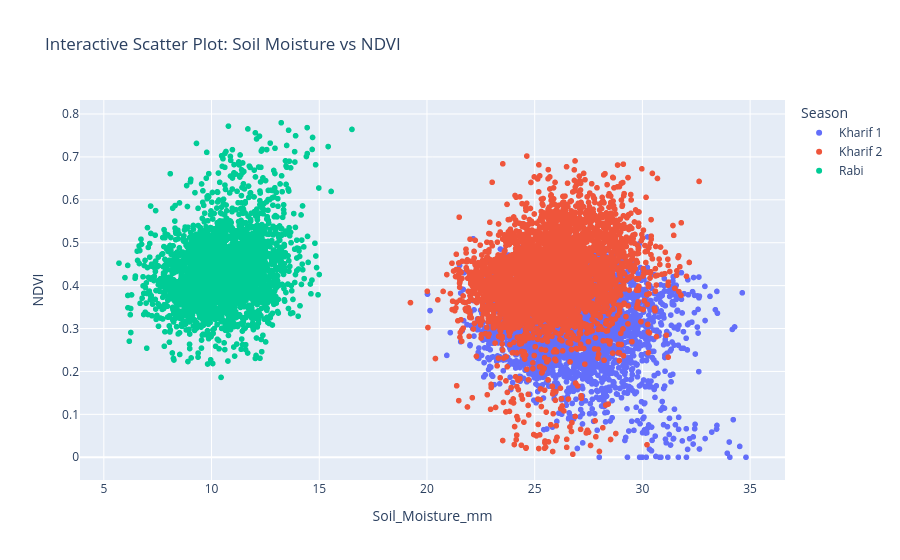

The notebook cell this image was saved under:
### Markdown cell above
Biểu đồ cho thấy mối quan hệ âm giữa độ mặn và NDVI vẫn xuất hiện ở từng mùa vụ. Khi Average Salinity Index tăng, NDVI có xu hướng giảm. Nhóm Kharif 1 tập trung nhiều ở vùng độ mặn cao và NDVI thấp hơn, trong khi Rabi và Kharif 2 thường có độ mặn thấp hơn và NDVI cao hơn. Điều này cho thấy độ mặn cao có thể là một nguyên nhân làm giảm sức khỏe cây trồng, đặc biệt trong mùa Kharif 1.

### Code cell
fig = px.scatter(
    df,
    x="Soil_Moisture_mm",
    y=target,
    color="Season",
    hover_data=["Crop_Name", "District", "Rainfall", "Heat_Stress_Days"],
    title="Interactive Scatter Plot: Soil Moisture vs NDVI"
)

fig.update_layout(
    xaxis_title="Soil_Moisture_mm",
    yaxis_title="NDVI",
    legend_title="Season"
)

fig.show()

### Figure 1 — Plotly figure (JSON) as saved in the notebook; plotly's stock layout.template omitted (floating-point values rounded to 4 significant figures; data arrays with more than 128 entries replaced by an {"elided": "..."} marker saying what was removed)
{"data": [{"customdata": {"elided": "3326x4 mixed values"}, "hovertemplate": "Season=Kharif 1<br>Soil_Moisture_mm=%{x}<br>NDVI=%{y}<br>Crop_Name=%{customdata[0]}<br>District=%{customdata[1]}<br>Rainfall=%{customdata[2]}<br>Heat_Stress_Days=%{customdata[3]}<extra></extra>", "legendgroup": "Kharif 1", "marker": {"color": "#636efa", "symbol": "circle"}, "mode": "markers", "name": "Kharif 1", "showlegend": true, "type": "scattergl", "x": {"elided": "3326 float values"}, "xaxis": "x", "y": {"elided": "3326 float values"}, "yaxis": "y"}, {"customdata": {"elided": "3892x4 mixed values"}, "hovertemplate": "Season=Kharif 2<br>Soil_Moisture_mm=%{x}<br>NDVI=%{y}<br>Crop_Name=%{customdata[0]}<br>District=%{customdata[1]}<br>Rainfall=%{customdata[2]}<br>Heat_Stress_Days=%{customdata[3]}<extra></extra>", "legendgroup": "Kharif 2", "marker": {"color": "#EF553B", "symbol": "circle"}, "mode": "markers", "name": "Kharif 2", "showlegend": true, "type": "scattergl", "x": {"elided": "3892 float values"}, "xaxis": "x", "y": {"elided": "3892 float values"}, "yaxis": "y"}, {"customdata": {"elided": "2780x4 mixed values"}, "hovertemplate": "Season=Rabi<br>Soil_Moisture_mm=%{x}<br>NDVI=%{y}<br>Crop_Name=%{customdata[0]}<br>District=%{customdata[1]}<br>Rainfall=%{customdata[2]}<br>Heat_Stress_Days=%{customdata[3]}<extra></extra>", "legendgroup": "Rabi", "marker": {"color": "#00cc96", "symbol": "circle"}, "mode": "markers", "name": "Rabi", "showlegend": true, "type": "scattergl", "x": {"elided": "2780 float values"}, "xaxis": "x", "y": {"elided": "2780 float values"}, "yaxis": "y"}], "layout": {"legend": {"title": {"text": "Season"}, "tracegroupgap": 0}, "title": {"text": "Interactive Scatter Plot: Soil Moisture vs NDVI"}, "xaxis": {"anchor": "y", "domain": [0, 1], "title": {"text": "Soil_Moisture_mm"}}, "yaxis": {"anchor": "x", "domain": [0, 1], "title": {"text": "NDVI"}}}}
